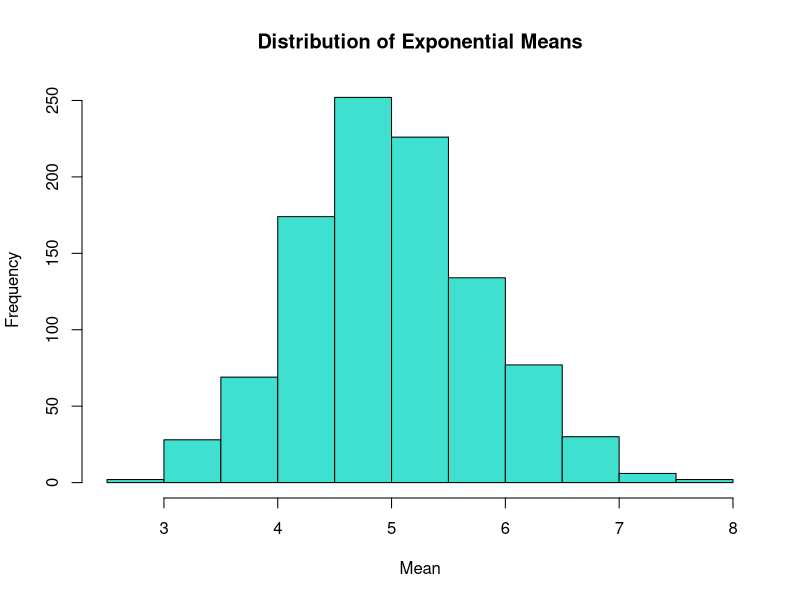
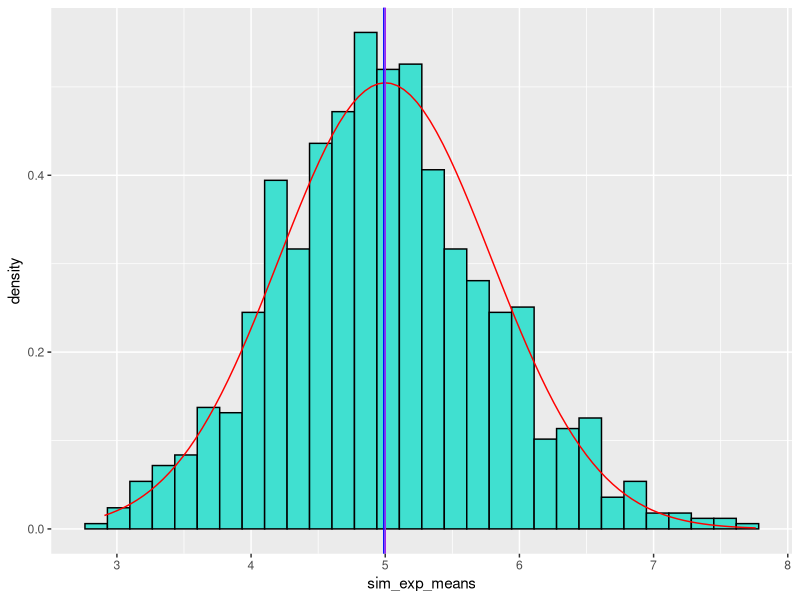
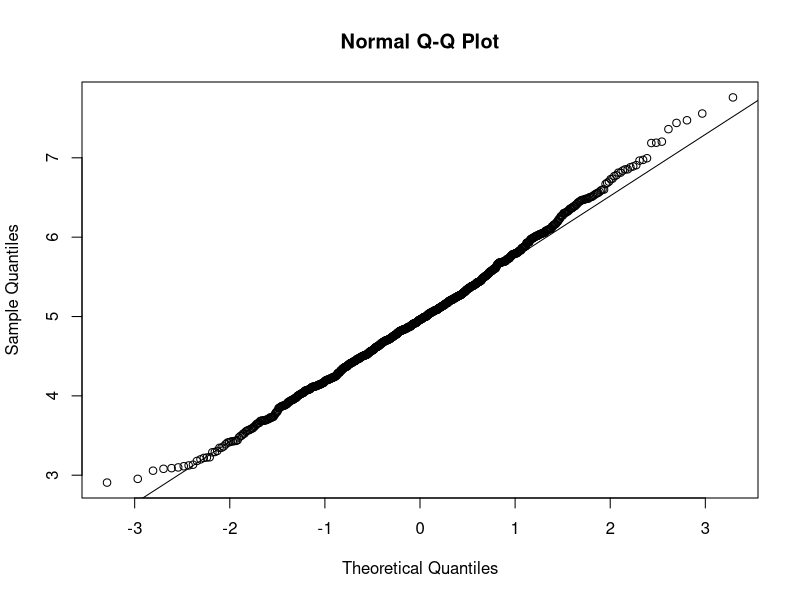

Here is the R script that generated these plots, in order:
## ---- chunk 1
n <- 40
set.seed(1972)
lambda <- .2
sims <- 1000

# Run Simulations
sim_exp <- matrix(rexp(sims*n,rate=lambda),sims)
sim_exp_means <- apply(sim_exp,1,mean)
## ---- chunk 2
hist(sim_exp_means, xlab="Mean", ylab="Frequency", main="Distribution of Exponential Means", 
     col="turquoise")
## ---- chunk 3
# Sample statistics
sample_mean <- mean(sim_exp_means)
sample_var <- var(sim_exp_means)
sample_sd <- sd(sim_exp_means)

# Theoretical statistics
theory_mean <- 1/lambda
theory_var <- 1/(lambda^2*n)
theory_sd <- sqrt(theory_var)
## ---- chunk 4
library(ggplot2)
compare_plot_data <- data.frame(sim_exp_means)
compare_plot <- ggplot(compare_plot_data, aes(x=sim_exp_means)) +
        geom_histogram(aes(y=..density..), color="black", fill="turquoise") +
        stat_function(fun = dnorm, args = list(mean = theory_mean, sd = theory_sd), color="red") +
        geom_vline(xintercept = sample_mean, color="blue") +
        geom_vline(xintercept = theory_mean, color="purple")
print(compare_plot)
## ---- chunk 5
qqnorm(sim_exp_means)
qqline(sim_exp_means)
